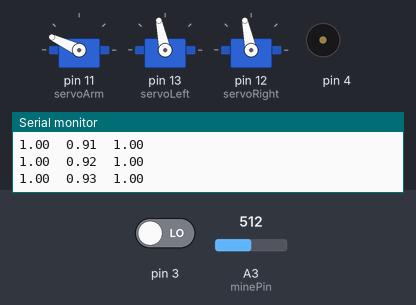
The sketch below on a simulated Arduino Uno, built with avr-gcc and run on an emulated ATmega328P. Parts: 3 × servo, buzzer (waves = sounding), the last lines printed to the serial monitor. Inputs (shaded band) come from the test bench; at power-on: pin 3 LOW, A3 (minePin) = 512.

Above: at 1.2 s.
1.3 s: pin 3 driven HIGH
At 2.9 s:
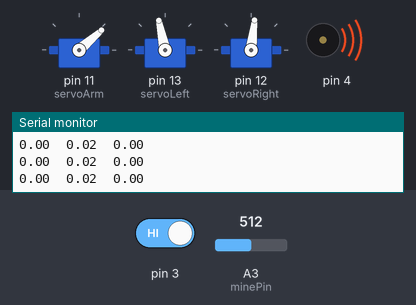
4.3 s: A3 (minePin) set to 16
7.3 s: A3 (minePin) set to 13
At 7.49 s:
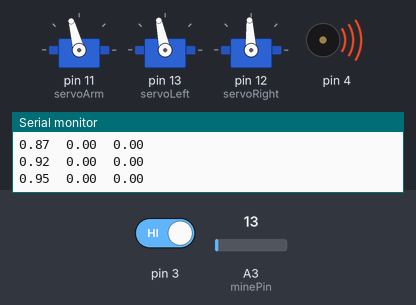
10.3 s: A3 (minePin) set to 80
At 11.78 s:
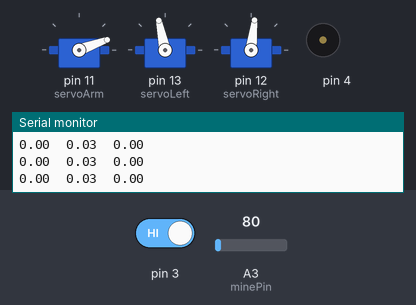
13.3 s: pin 3 driven LOW
At 14.54 s:
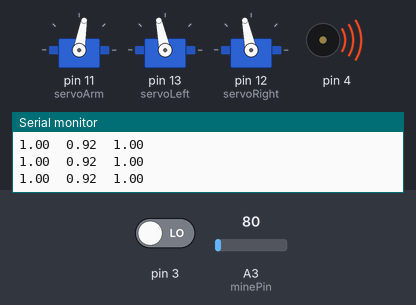
Timing chart, 0 to 17.3 s (numbered marks = the images above; inputs shaded):
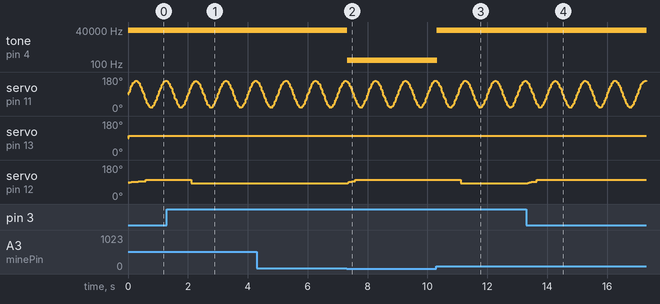

Measured:
- the behaviour switches between 15 and 14 on A3 (minePin) (found by bisection; images 1 and 2)
- after the input at 1.3 s, servo on pin 12 (servoRight): 102° → 84° after 0.81 s, → 83° 0.12 s later
- after the input at 7.3 s, servo on pin 12 (servoRight): 83° → 93° at once, → 102° 0.26 s later
- after the input at 10.3 s, servo on pin 12 (servoRight): 102° → 83° after 0.81 s
- after the input at 13.3 s, servo on pin 12 (servoRight): moves from 83° to 102° over 0.32 s, starting at once
- by itself, tone on pin 4: alternates 38000 Hz for 0.01 s and silent for 0.01 s

The sketch:

MainTask1_v2.ino
```cpp
// ROAMING FOR MINES
// A basic behaviour for roming about, avoiding mines and
// walls, while giving a sound in case of a mine.
//////////// Constants  //////////////////////////////////////////////////
const int speedZero=1500;           //servo speed for zero
const int speedMax=100;             //The servo number for max
const double armPeriod = 1000;      //The time to finish an arm sweep
const int speedLeftIsMax = 1;        //if left is higher, set to 1, else -1
const int minePin = A3;
const int criticalReading = 15;    //Below this reading mine is declared
const int rotationTime = 1000;     // If a mine is critically close, rotate for this time
const int maxAngleSet = 70;            //Range of arm movement
const int armCenter = 90;           //middle position of arm
const double pi = 3.14159265358979;

////////////  Motors  /////////////////////////////////////////////////////
#include <Servo.h>                           // Include servo library

Servo servoLeft;                             // Declare left and right servos
Servo servoRight;
Servo servoArm;

////////////  Variables  /////////////////////////////////////////////////////
double visibilitySlices[] = {0, 0, 0};
double irReading = 0.0;
double irDecay = 0.2;
double sliceDecay = 0.4;
double sliceDecaySlow = 0.15;
int currState = 1;
unsigned long time;
unsigned long startTime;
int mineSensor;
int minePrevSensor;
double rightRead;            // slice value right
double centreRead;           // ...centre...
double leftRead;             // ...right...

void setup(){                                // Built-in initialization block
  pinMode(7, INPUT);                         // Set right sensor pin to input
  pinMode(5, INPUT);                         // Set left sensor pin to input
  pinMode(4, OUTPUT);

  servoArm.attach(11);
  servoLeft.attach(13);                      // Attach left signal to pin 13
  servoRight.attach(12);                     // Attach right signal to pin 12
  Serial.begin(9600);
}

void loop(){
  delay(1);
  irReading = (1 - irDecay)*irReading + irDecay*(1 - irDetect(2, 3, 38000)); // Check for obstacles with IR
  double readingArm = irReading;
  //Serial.println(irReading);

  mineSensor = analogRead(minePin);         // Is a mine spotted?
  if(mineSensor < criticalReading) {
    readingArm = 1;                                 // A mine is spotted
    tone(4,200,10);
  }

  //Serial.println(mineSensor);

  double angleSet = armCenter + maxAngleSet*sin(double(2*pi*millis())/(armPeriod));
  double angleReal = armCenter + maxAngleSet*sin(double(2*pi*(millis()-100))/(armPeriod));

  servoArm.write(angleSet);

  if (angleReal > 90 + 30) {
    // Left slice
    visibilitySlices[0] = sliceDecay*double(readingArm) + (1-sliceDecay)*visibilitySlices[0];
  }
  else if (angleReal < 90 - 30) {
    // Right slice
    visibilitySlices[2] = sliceDecay*double(readingArm) + (1-sliceDecay)*visibilitySlices[2];
  }
  else {
    // Middle slice
    if(readingArm == 1) {
      visibilitySlices[1] = sliceDecay*double(readingArm) + (1-sliceDecay)*visibilitySlices[1];
    }
    else {
      visibilitySlices[1] = sliceDecaySlow*double(readingArm) + (1-sliceDecaySlow)*visibilitySlices[1];
    }
  }

  rightRead = visibilitySlices[2];
  centreRead = visibilitySlices[1];
  leftRead = visibilitySlices[0];

  Serial.print(leftRead);
  Serial.print("  ");
  Serial.print(centreRead);
  Serial.print("  ");
  Serial.println(rightRead);


  switch (currState){
      case 1:

        if(centreRead < 0.5){//((mineSensor > criticalReading) || (centreRead < 0.5)){
          rightWheel(1-leftRead);
          leftWheel(1-rightRead);
          //rightWheel((1-centreRead)*(1-leftRead));
          //leftWheel((1-centreRead)*(1-rightRead));
        }
        else {
          currState = 2;
        }
        break;

      case 2:

        if(leftRead < rightRead){
          rightWheel(1);
          leftWheel(-1);
        }
        else {
          rightWheel(-1);
          leftWheel(1);
        }

        currState = 3;

      break;
      case 3:

        if(centreRead < 0.2){
          currState = 1;
        }
      break;
    }

}

//Sets the spped, input is the speed and should be between -1 and 1
void leftWheel(double sp){
  servoLeft.writeMicroseconds(speedZero+(double(speedMax)*sp)*speedLeftIsMax);
}

void rightWheel(double sp){
  servoRight.writeMicroseconds(speedZero-double((speedMax)*sp)*speedLeftIsMax);
}

int irDetect(int irLedPin, int irReceiverPin, long frequency){
  tone(irLedPin, frequency, 8);
  delay(1);
  int ir = digitalRead(irReceiverPin);
  delay(1);
  return ir;
}
```
